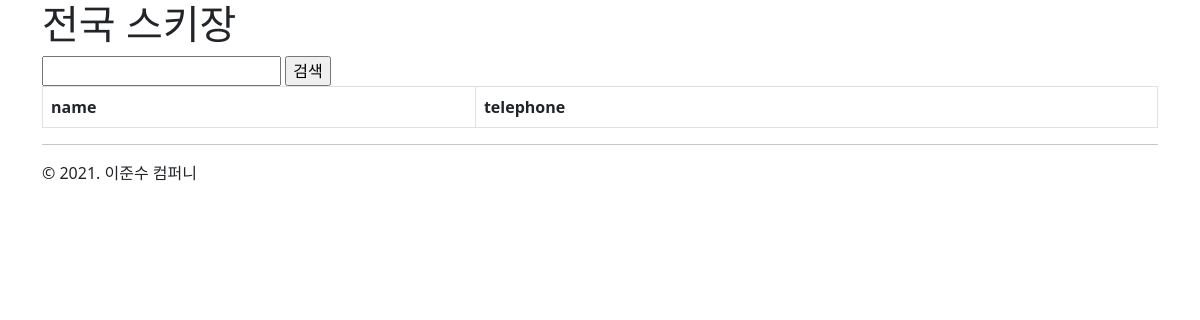
Page /ski/ on the earlier database version.
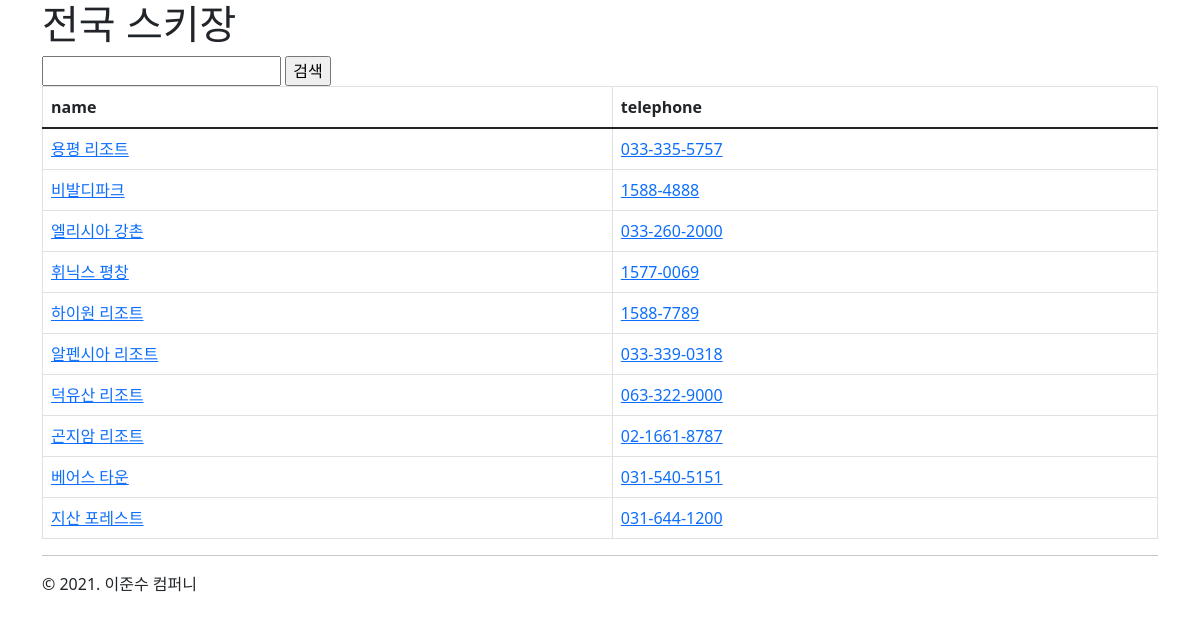
Same page on the later database version.
### ski/models.py (models this page shows)
class Resort(models.Model):
    name = models.CharField(max_length=100, db_index=True)
    description = models.TextField(blank=True)
    address = models.CharField(max_length=100)
    latitude = models.FloatField(verbose_name="위도")
    longitude = models.FloatField(verbose_name="경도")
    telephone = models.CharField(max_length=15)
    created_at = models.DateTimeField(auto_now_add=True)
    updated_at = models.DateTimeField(auto_now=True)

### ski/views.py (the view)
# urls.py: path('ski/', resort_list),
def resort_list(request: HttpRequest) -> HttpResponse:
    qs = Resort.objects.all()
    query = request.GET.get("query", "")
    if query:
        qs = qs.filter(name__icontains=query)
    context_data = {
        "resort_list": qs,
    }
    return render(request, "ski/resort_list.html", context_data)

### ski/templates/ski/resort_list.html
{% extends "ski/layout.html" %}
{% block content %}
    <form action="" method="get">
        <input type="text" name="query" value="{{ request.GET.query }}" />
        <input type="submit" value="검색">
    </form>
    <table class="table table-hover table-bordered">
        <thead>
            <tr>
                <th>name</th>
                <th>telephone</th>
            </tr>
        </thead>
        <tbody>
            {% for resort in resort_list %}
                <tr>
                    <td>
                        <a href="/ski/{{ resort.pk }}">{{ resort.name }}</a>
                    </td>
                    <td>
                        <a href="tel:{{ resort.telephone }}">{{ resort.telephone }}</a>
                    </td>
                </tr>
            {% endfor %}
        </tbody>
    </table>
{% endblock %}

### ski/templates/ski/layout.html (shortened to what this page needs)
<!doctype html>
<html lang="en">
<head>
    <link rel="stylesheet" href="//cdn.jsdelivr.net/npm/bootstrap@5.1.3/dist/css/bootstrap.min.css">
</head>
<body>
<div class="container">
    <h1>전국 스키장</h1>
    {% block content %}
    {% endblock %}
    <hr>
    &copy; 2021. 이준수 컴퍼니
</div>
</body>
</html>

Differences in the rows shown:
added Resort: name "용평 리조트", telephone "033-335-5757"
added Resort: name "비발디파크", telephone "1588-4888"
added Resort: name "엘리시아 강촌", telephone "033-260-2000"
added Resort: name "휘닉스 평창", telephone "1577-0069"
added Resort: name "하이원 리조트", telephone "1588-7789"
added Resort: name "알펜시아 리조트", telephone "033-339-0318"
added Resort: name "덕유산 리조트", telephone "063-322-9000"
added Resort: name "곤지암 리조트", telephone "02-1661-8787"
added Resort: name "베어스 타운", telephone "031-540-5151"
added Resort: name "지산 포레스트", telephone "031-644-1200"
